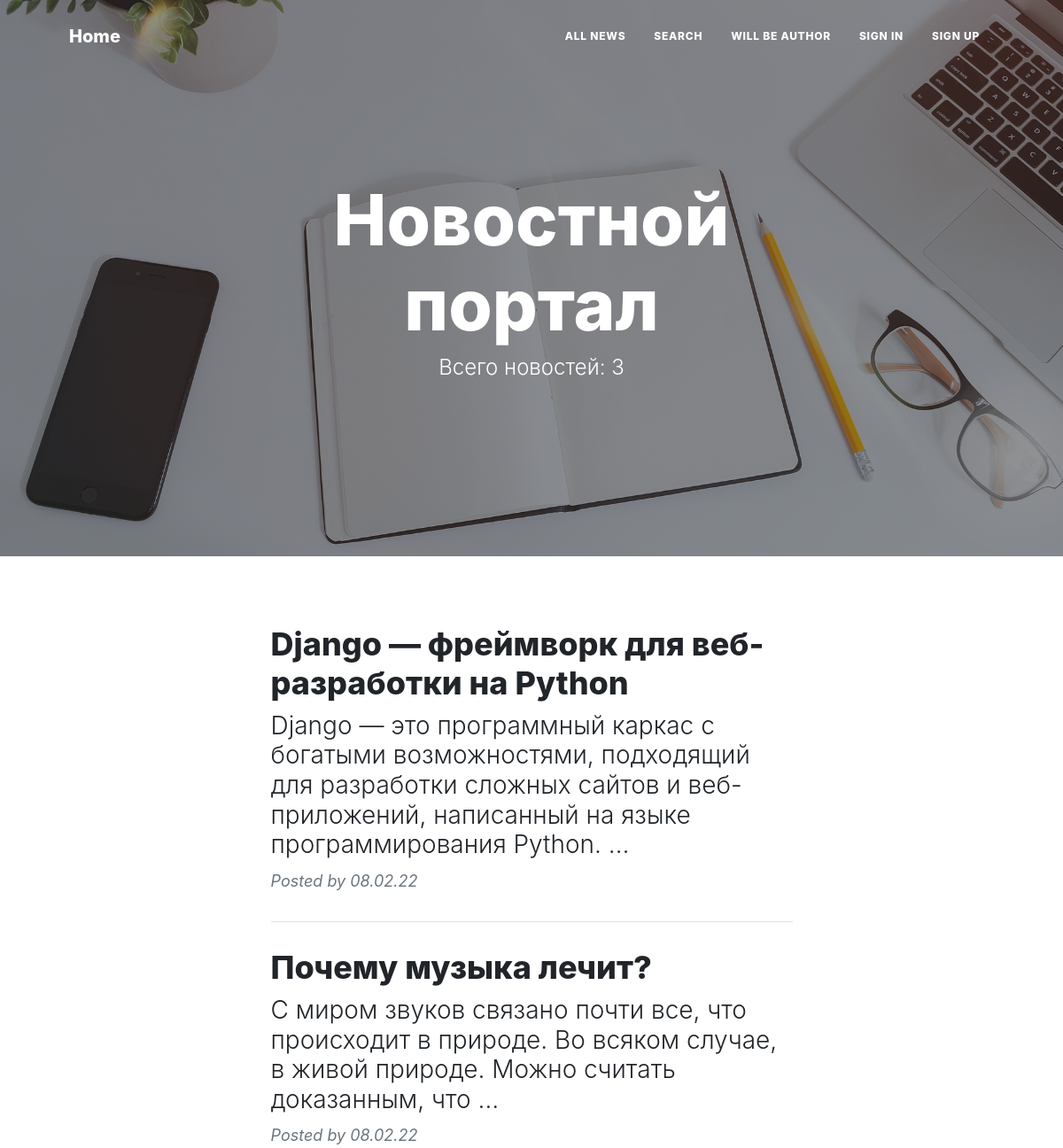
The page /news/ (upper part) on the database as committed earlier.
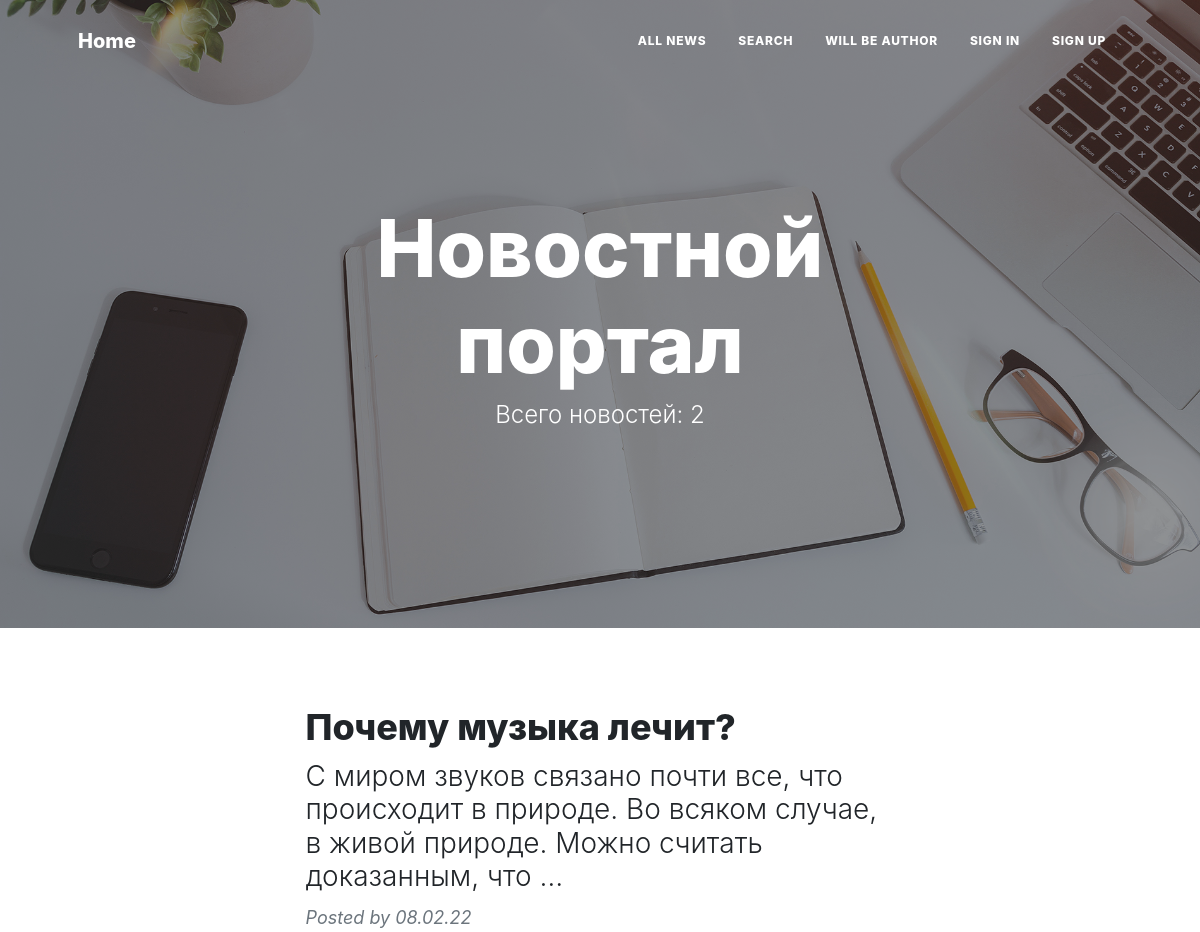
The same page on the database as committed later.
### news/models.py (models this page shows, shortened)
class Post(models.Model):
    story = 'ST'
    news = 'NW'
    VARIANTS = [
        (story, 'статья'),
        (news, 'новость'),
    ]
    type = models.CharField('Тип', max_length=2, choices=VARIANTS)
    time = models.DateTimeField('Дата публикации', auto_now_add=True)
    header = models.CharField('Заголовок', max_length=255)
    text = models.TextField('Текст')
    rating = models.IntegerField('Рейтинг', default=0)
    author = models.ForeignKey(Author, verbose_name='Автор', on_delete=models.CASCADE)
    category = models.ManyToManyField(Category, verbose_name='Категории', related_name='post_category')
    class Meta:
        verbose_name = 'Публикация'
        verbose_name_plural = 'Публикации'

### news/views.py (the view, shortened to what this page needs)
# urls.py: path('', PostList.as_view(), name='list'),
class PostList(ListView):
    model = Post
    context_object_name = 'posts'
    form_class = PostForm
    def get_context_data(self, **kwargs):
        context = super().get_context_data(**kwargs)
        context['form'] = PostForm()
        context['is_not_author'] = not self.request.user.groups.filter(name='authors').exists()
        context['is_author'] = self.request.user.groups.filter(name='authors').exists()
        return context

### news/templatetags/custom_filters.py (called while the page is built)
@register.filter(name='censor')
def censor(value):
    bad_words = ['kaka', 'saka', 'nigga']
    text = set(value.split())
    for i in text:
        for j in bad_words:
            if i == j:
                return value.replace(i, '***')
    return value

### templates/news/Post_list.html (shortened to what this page needs)
{% extends 'news/Base.html' %}
{% load static %}
{% load custom_filters %}
{% block content %}
        <header class="masthead" style="background-image: url({% static 'news/assets/img/home-bg.jpg' %})">
            <div class="container position-relative px-4 px-lg-5">
                <div class="row gx-4 gx-lg-5 justify-content-center">
                    <div class="col-md-10 col-lg-8 col-xl-7">
                        <div class="site-heading">
                            <h1>Новостной портал</h1>
                            <span class="subheading">Всего новостей: {{ posts|length }}</span>
                        </div>
                    </div>
                </div>
            </div>
        </header>
        <div class="container px-4 px-lg-5">
            <div class="row gx-4 gx-lg-5 justify-content-center">
                <div class="col-md-10 col-lg-8 col-xl-7">
                    {% for post in posts|dictsortreversed:"time" %}
                    <div class="post-preview">
                        <a href="{% url 'detail' post.id %}">
                            <h2 class="post-title">{{ post.header }}</h2>
                            <h3 class="post-subtitle">{{ post.text|truncatewords:20|censor }}</h3>
                        </a>
                        <p class="post-meta">
                            Posted by
                            {{ post.time|date:'d.m.y' }}
                        </p>
                    </div>
                    <hr class="my-4" />
                {% endfor %}
                </div>
            </div>
        </div>
{% endblock content %}

Rows that differ between the two databases and show on the page:
removed Post: header "Django — фреймворк для веб-разработки на Python", text|censor "Django — это программный каркас с богатыми возможностями, подходящий для разработки сложных сайтов и веб-приложений, написанный на языке программирования Python. …", time "08.02.22"
Other text that changed with them:
{{ posts|length }}: "3" → "2"
